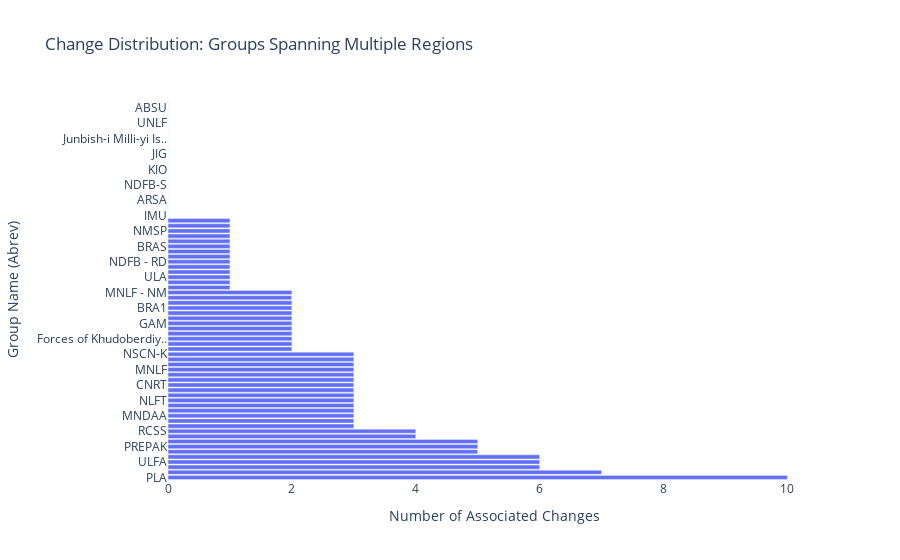

Notebook source saved alongside this figure:
### Markdown cell above
## Groups Spanning Multiple Regions

### Code cell
df_mult =region_changes.query('region in ["Multiple"]').sort_values(by="numchanges", ascending = False).drop_duplicates()

fig_mult = px.bar(dat, #sort values in df
              y="label",
             x = "numchanges",
               hover_name="ucdp_name",
            labels={"label": "Group Name (Abrev)",
                     "numchanges": "Number of Associated Changes",
                     "ucdp_name": "Group Name"},
                title="Change Distribution: Groups Spanning Multiple Regions")
fig_mult.update_layout(plot_bgcolor='white')
fig_mult.show()

### Figure 1 — Plotly figure (JSON) as saved in the notebook; plotly's stock layout.template omitted (floating-point values rounded to 4 significant figures)
{"data": [{"alignmentgroup": "True", "hovertemplate": "<b>%{hovertext}</b><br><br>Number of Associated Changes=%{x}<br>Group Name (Abrev)=%{y}<extra></extra>", "hovertext": ["PLA", "OPM", "ASG", "ULFA", "CPI-Maoist", "ATTF", "PREPAK", "Taleban", "KNPP", "RCSS", "SSPP", "DKBA 5", "MNDAA", "CPP", "JSS/SB", "NLFT", "Kashmir insurgents", "UWSA", "CNRT", "NDFB", "MILF", "MNLF", "GNLA", "BLF", "NSCN-K", "NSCN-IM", "MCC", "Forces of Khudoberdiyev", "CPI-ML-J", "BRA2", "GAM", "PWG", "KNU", "BRA1", "BLA", "Hizb-i Islami-yi Afghanistan", "MNLF - NM", "PULF", "Patani insurgents", "ULA", "Lashkar-e-Islam", "UBA", "NDFB - RD", "TTP", "ETIM", "BRAS", "MQM", "Hizb-i Wahdat", "NMSP", "CPN-M", "KR", "IMU", "PBCP-J", "Forces of Norodom Ranariddh", "ARSA", "UNLFW", "PSLF", "NDFB-S", "Sultanate of Sulu", "RSO", "KIO", "PFT", "JVP", "JIG", "BIFM", "Jam'iyyat-i Islami-yi Afghanistan", "Hizb-i Islami-yi Afghanistan - Khalis faction", "Junbish-i Milli-yi Islami", "PBCP", "UIFSA", "UNLF", "KCP", "UTO", "ABSU", "Sikh insurgents"], "legendgroup": "", "marker": {"color": "#636efa", "pattern": {"shape": ""}}, "name": "", "offsetgroup": "", "orientation": "h", "showlegend": false, "textposition": "auto", "type": "bar", "x": [10, 7, 6, 6, 6, 5, 5, 5, 4, 4, 3, 3, 3, 3, 3, 3, 3, 3, 3, 3, 3, 3, 3, 3, 3, 2, 2, 2, 2, 2, 2, 2, 2, 2, 2, 2, 2, 1, 1, 1, 1, 1, 1, 1, 1, 1, 1, 1, 1, 1, 1, 0, 0, 0, 0, 0, 0, 0, 0, 0, 0, 0, 0, 0, 0, 0, 0, 0, 0, 0, 0, 0, 0, 0, 0], "xaxis": "x", "y": ["PLA", "OPM", "ASG", "ULFA", "CPI-Maoist", "ATTF", "PREPAK", "Taleban", "KNPP", "RCSS", "SSPP", "DKBA 5", "MNDAA", "CPP", "JSS/SB", "NLFT", "Kashmir insurgents", "UWSA", "CNRT", "NDFB", "MILF", "MNLF", "GNLA", "BLF", "NSCN-K", "NSCN-IM", "MCC", "Forces of Khudoberdiy..", "CPI-ML-J", "BRA2", "GAM", "PWG", "KNU", "BRA1", "BLA", "Hizb-i Islami-yi Afgh..", "MNLF - NM", "PULF", "Patani insurgents", "ULA", "Lashkar-e-Islam", "UBA", "NDFB - RD", "TTP", "ETIM", "BRAS", "MQM", "Hizb-i Wahdat", "NMSP", "CPN-M", "KR", "IMU", "PBCP-J", "Forces of Norodom Ran..", "ARSA", "UNLFW", "PSLF", "NDFB-S", "Sultanate of Sulu", "RSO", "KIO", "PFT", "JVP", "JIG", "BIFM", "Jam'iyyat-i Islami-yi..", "Hizb-i Islami-yi Afgh..", "Junbish-i Milli-yi Is..", "PBCP", "UIFSA", "UNLF", "KCP", "UTO", "ABSU", "Sikh insurgents"], "yaxis": "y"}], "layout": {"barmode": "relative", "legend": {"tracegroupgap": 0}, "plot_bgcolor": "white", "title": {"text": "Change Distribution: Groups Spanning Multiple Regions"}, "xaxis": {"anchor": "y", "domain": [0, 1], "title": {"text": "Number of Associated Changes"}}, "yaxis": {"anchor": "x", "domain": [0, 1], "title": {"text": "Group Name (Abrev)"}}}}
